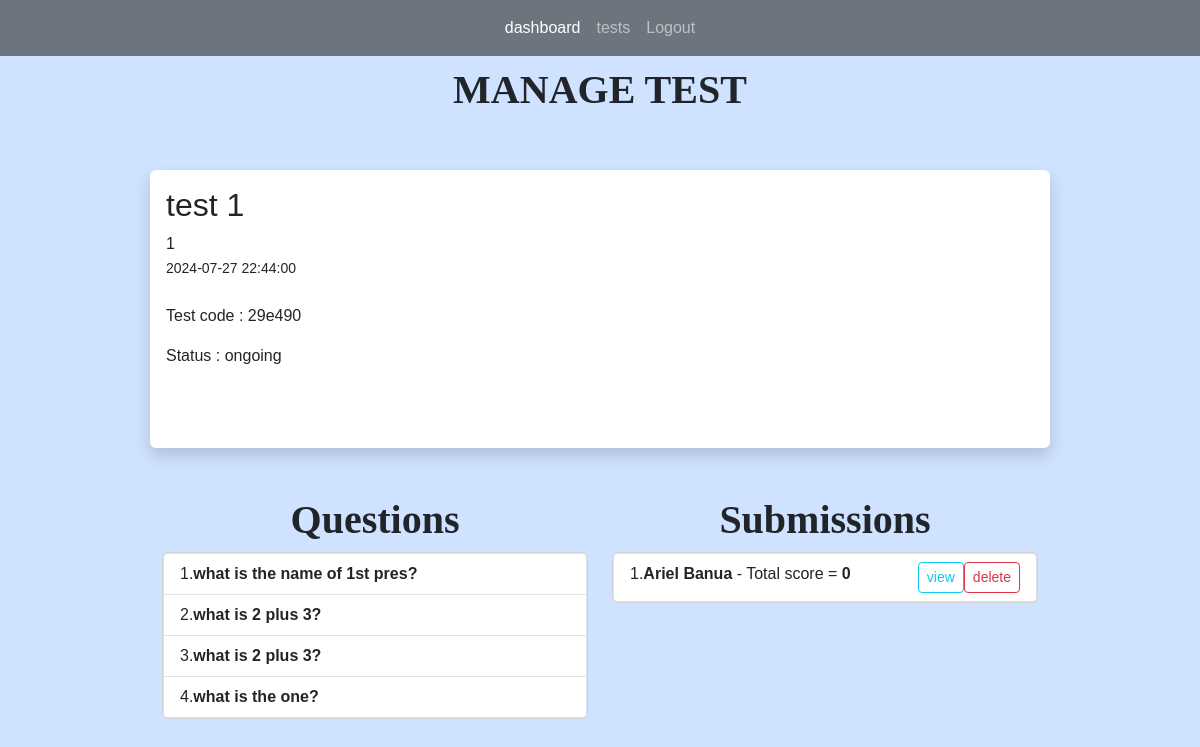
The app's page /tests/6 (signed in) with its own data.
### app.py (models this page shows)
class Tests(db.Model):
    test_id = db.Column(db.Integer, primary_key=True)
    title = db.Column(db.String(255))
    start_date = db.Column(db.DateTime, nullable = False)
    end_date = db.Column(db.DateTime, nullable = False)
    status = db.Column(db.String(255))
    teacher_id = db.Column(db.Integer, db.ForeignKey('users.id'))
    teacher = db.relationship('Users', backref=db.backref('tests', lazy=True))
    questions = db.relationship("Questions", backref="question_list")
    code = db.Column(db.String(6), unique=True)  # column to store the unique code
    students = db.relationship('Users', secondary='test_students', backref=db.backref('tests_registered', lazy=True))
    submissions = db.relationship('Submission', backref='test_submissions', lazy=True)

class Questions(db.Model):
    question_id = db.Column(db.Integer, primary_key=True)
    question_text = db.Column(db.String(255), nullable=False)
    question_type = db.Column(db.String(255), nullable=False)
    points = db.Column(db.Integer, nullable=False)
    option1 = db.Column(db.String(255))
    option2 = db.Column(db.String(255))
    option3 = db.Column(db.String(255))
    option4 = db.Column(db.String(255))
    correct_opt = db.Column(db.Integer)
    correct_ans = db.Column(db.String(255))
    stt = db.Column(db.Boolean)
    test_id = db.Column(db.Integer, db.ForeignKey('tests.test_id'))
    test = db.relationship('Tests', backref=db.backref('question_test', lazy=True))
    answer = db.relationship("Answers", uselist=False)

class Submission(db.Model):
    submission_id = db.Column(db.Integer, primary_key=True)
    student_id = db.Column(db.Integer, db.ForeignKey('users.id'))
    test_id = db.Column(db.Integer, db.ForeignKey('tests.test_id'))
    submitted_at = db.Column(db.DateTime, default=datetime.now)
    total_points = db.Column(db.Integer)
    student = db.relationship('Users', backref=db.backref('submitter', lazy=True))
    test = db.relationship('Tests', backref=db.backref('submission_test', lazy=True))
    answers = db.relationship('Answers', backref=db.backref('answered_questions', lazy=True), lazy=True)

class Users(db.Model, UserMixin):
    id = db.Column(db.Integer, primary_key = True)
    name = db.Column(db.String(200), nullable=False)
    email = db.Column(db.String(120), nullable=False, unique =True)
    password = db.Column(db.String(128), nullable=False)
    role = db.Column(db.String(80), nullable=False)
    submissions = db.relationship('Submission', backref='submitted_tests', lazy=True)

### app.py (the view)
@app.route('/tests/<int:id>', methods=['GET', 'POST'])
@login_required(role="teacher")
def test(id):
    test = Tests.query.get_or_404(id)
    questions = Questions.query.filter_by(test_id = id)
    return render_template('manage_test.html', test=test, questions=questions)

### app.py (called while the page is built)
@login_manager.user_loader
def load_user(user_id):
    return Users.query.get(int(user_id))

def login_required(role="ANY"):
    def wrapper(fn):
        @wraps(fn)
        def decorated_view(*args, **kwargs):
            if not current_user.is_authenticated:
               return login_manager.unauthorized()
            if ( (current_user.role != role) and (role != "ANY")):
                return login_manager.unauthorized()
            return fn(*args, **kwargs)
        return decorated_view
    return wrapper

### templates/manage_test.html (shortened to what this page needs)
{% extends 'index.html' %}
{% block content %}
<h1>MANAGE TEST</h1>
<br>
<br/>
<div class="shadow p-3 mb-5 bg-body rounded">
	<h2>{{ test.title }}</h2>
    {{ test.teacher_id }}<br/>
	<small>{{ test.start_date }}</small> <br/><br/>
	<p>
		Test code : {{ test.code }}
	</p>
	<p>
		Status : {{ test.status }}
	</p>
	<br/><br/>
</div>
<div class="container text-center">
	<div class="row">
	  <div class="col">
		<h1>Questions</h1>
	  </div>
	  <div class="col">
		<h1>Submissions</h1>
	  </div>
	</div>
	<div class="row">
	  <div class="col">
		<div class="card">
			<ul class="list-group list-group-numbered">
				{% for question in questions %}
				<li style="text-align: left;" class="list-group-item d-flex ">
					<div class="flex-grow-1">
						<b >
							{{ question.question_text }}
						</b>
					</div>
				</li>
				{% endfor %}
			</ul>
		</div>
	  </div>
	  <div class="col">
		<div class="card">
			<ul class="list-group list-group-numbered">
				{% for submission in test.submissions %}
				<li style="text-align: left;" class="list-group-item d-flex ">
					<div class="flex-grow-1">
						<b >
							{{ submission.student.name }}
						</b>
						- Total score = <b>{{ submission.total_points }}</b>
					</div>
					<a class="btn btn-outline-info btn-sm" href="{{ url_for('view_submission', id=test.test_id, submission_id = submission.submission_id)}}">view</a>
					<a class="btn btn-outline-danger btn-sm" data-bs-toggle="modal" data-bs-target="#subconfirmationModal-{{ submission.submission_id }}" >delete</a>
				</li>
				{% endfor %}
			</ul>
		</div>
	  </div>
	</div>
  </div>
{% endblock %}

### static/main.css (style rules this page uses)
body { font-family: Arial, sans-serif; margin: 0; padding: 0; }
H1 { font-family: Copperplate; font-weight: bold; font-size: 40px; text-align: center; }

### records on screen
Tests: title "test 1", teacher_id "1", start_date "2024-07-27 22:44:00", code "29e490", status "ongoing"
Questions: question_text "what is the name of 1st pres?"
Questions: question_text "what is 2 plus 3?"
Questions: question_text "what is 2 plus 3?"
Questions: question_text "what is the one?"
Submission: student.name "Ariel Banua", total_points "0"
